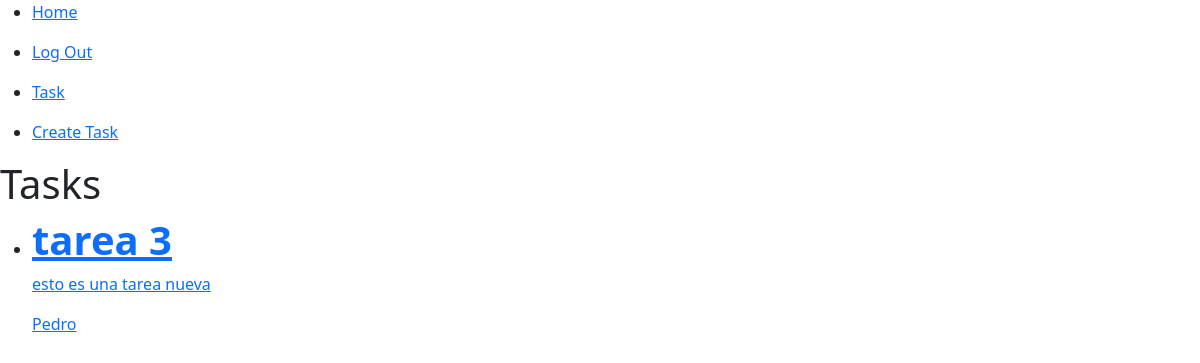
Before: /tasks/ (signed in) with the older database file.
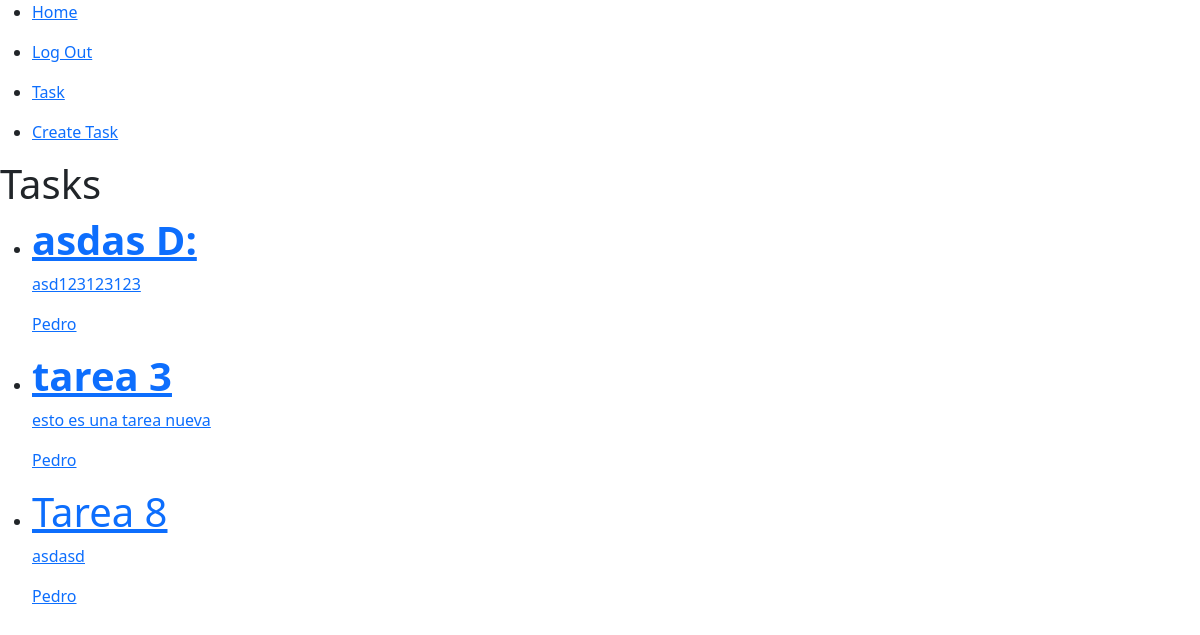
After: the same page with the newer database file.
### tasks/models.py (models this page shows, shortened)
class Task(models.Model):
    title = models.CharField(max_length=200)
    description = models.TextField(blank=True)
    created = models.DateTimeField(auto_now_add=True)
    datecompleted = models.DateTimeField(null=True, blank=True)
    important = models.BooleanField(default=False)
    user = models.ForeignKey(User, on_delete=models.CASCADE)

### tasks/views.py (the view)
# urls.py: path("tasks/", views.tasks, name="tasks"),
def tasks(request):
    tasks = Task.objects.filter(user=request.user, datecompleted__isnull=True)
    return render(request, "tasks.html", {"tasks": tasks})

### tasks/templates/tasks.html
{% extends 'layouts/base.html' %}
{% block content %}
  <h1>Tasks</h1>
  <ul>
    {% for task in tasks %}
      <li>
        <a href="{% url 'task_detail' task.id %}">
          {% if task.important %}
            <h1><strong>{{ task.title }}</strong></h1>
          {% else %}
            <h1>{{ task.title }}</h1>
          {% endif %}
          <p>{{ task.description }}</p>
          <p>{{ task.user.username }}</p>
        </a>
      </li>
    {% endfor %}
  </ul>
{% endblock %}

### tasks/templates/layouts/base.html (shortened to what this page needs)
<!DOCTYPE html>
<html lang="en">
  <head>
    <link href="https://cdn.jsdelivr.net/npm/bootstrap@5.3.2/dist/css/bootstrap.min.css" rel="stylesheet" />
  </head>
  <body>
    <nav>
      <ul>
        <li>
          <a href="/">Home</a>
        </li>
      </ul>
      {% if user.is_authenticated %}
        <ul>
          <li>
            <a href="/signout">Log Out</a>
          </li>
        </ul>
        <ul>
          <li>
            <a href="/tasks">Task</a>
          </li>
        </ul>
        <ul>
          <li>
            <a href="/create_task">Create Task</a>
          </li>
        </ul>
      {% endif %}
    </nav>
    {% block content %}
    {% endblock %}
  </body>
</html>

Changed rows visible on the page:
now on this page (row edited): Task: title "asdas D:", description "asd123123123", user.username "Pedro"
now on this page (row edited): Task: title "Tarea 8", description "asdasd", user.username "Pedro"
